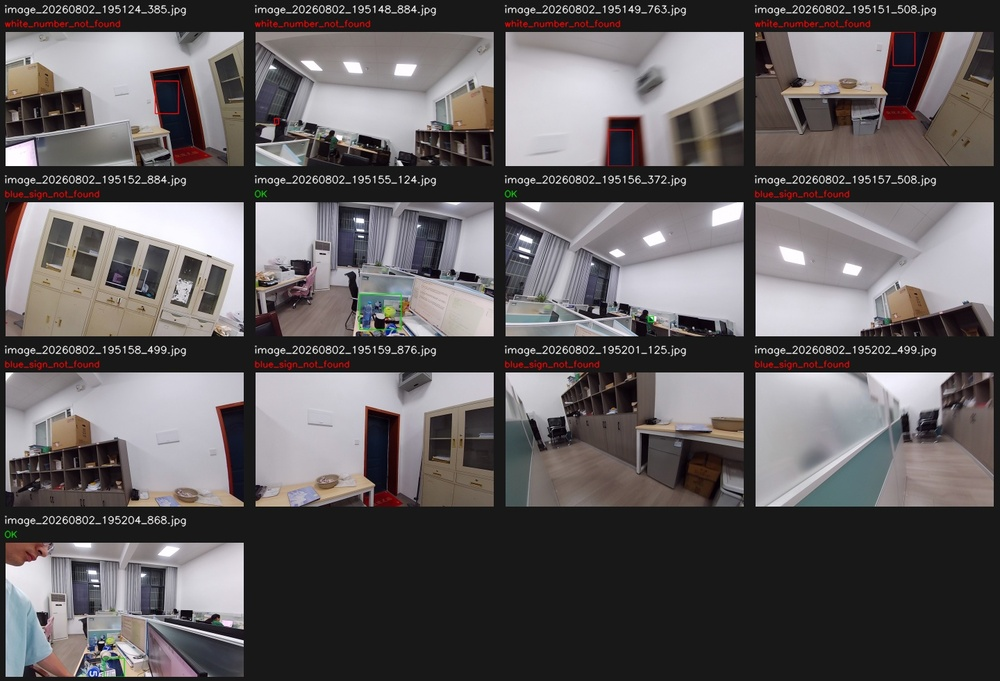
#> input picture go2_inspection/runtime_data/annotation_review_all/folder_-1.jpg, 1000 x 681 px, shrunk from 1440 x 980 before the run
$ python -i field_cv.py   (imports and definitions only)
#> lines starting #> are read from the running program, lines starting #| are printed output that depends on the picture; after the words box and inside, x2 and y2 are one past the last pixel; in counts of white or black regions, pixels touching at a corner belong together
### go2_inspection/app/image_io.py
"""兼容 Windows Unicode 路径的 OpenCV 图像读写辅助。"""

from __future__ import annotations

from pathlib import Path


def read_bgr_image(path: str | Path) -> object | None:
    """使用 ``imdecode`` 读取图片，避免 ``cv2.imread`` 无法处理中文路径。"""

    try:
        import cv2
        import numpy as np
    except ImportError as exc:
        raise RuntimeError("OpenCV and NumPy are required for image analysis") from exc
    try:
        payload = np.fromfile(str(path), dtype=np.uint8)
    except OSError:
        return None
    if payload.size == 0:
        return None
    return cv2.imdecode(payload, cv2.IMREAD_COLOR)
#> returned value is the input picture: shape (681, 1000, 3); mean B, G, R 95, 93.8, 98.2


# [18 lines left out: function write_bgr_image, not called in this run]

### go2_inspection/app/modules/field_cv.py
"""现场样本的 OpenCV 启发式检测，供指示灯/彩布/指针表等模块复用。"""

from __future__ import annotations

from pathlib import Path
from typing import Any

from ..image_io import read_bgr_image


def _contour_boxes(
    mask: Any,
    *,
    min_area: float,
    max_area: float,
    aspect_range: tuple[float, float] = (0.2, 5.0),
    limit: int = 5,
) -> list[dict[str, Any]]:
    import cv2

    mask = cv2.morphologyEx(mask, cv2.MORPH_OPEN, __import__("numpy").ones((3, 3), __import__("numpy").uint8))
    mask = cv2.morphologyEx(mask, cv2.MORPH_CLOSE, __import__("numpy").ones((5, 5), __import__("numpy").uint8))
    contours, _ = cv2.findContours(mask, cv2.RETR_EXTERNAL, cv2.CHAIN_APPROX_SIMPLE)
    boxes: list[dict[str, Any]] = []
    for contour in contours:
        area = float(cv2.contourArea(contour))
        if area < min_area or area > max_area:
            continue
        x, y, w, h = cv2.boundingRect(contour)
        aspect = w / max(h, 1)
        if not aspect_range[0] <= aspect <= aspect_range[1]:
            continue
        boxes.append(
            {
                "bbox_xyxy": [float(x), float(y), float(x + w), float(y + h)],
                "area": area,
            }
        )
    boxes.sort(key=lambda item: item["area"], reverse=True)
    return boxes[:limit]


# [32 lines left out: function detect_station_markers, not called in this run]


def detect_indicator_lights(image_path: Path | str) -> dict[str, Any]:
    """检测红/绿指示灯亮灭状态。"""

    import cv2
    import numpy as np

    image = read_bgr_image(str(image_path))
    if image is None:
        return {
            "red": {"on": False, "confidence": 0.0, "detections": []},
            "green": {"on": False, "confidence": 0.0, "detections": []},
            "reason": "image_unreadable",
        }
    hsv = cv2.cvtColor(image, cv2.COLOR_BGR2HSV)
#> hsv: shape (681, 1000, 3); mean H, S, V 66.7, 25.7, 100.6
    height, width = image.shape[:2]
#> height = 681; width = 1000
    min_area = width * height * 0.00012
#> min_area = 81.72
    max_area = width * height * 0.05
#> max_area = 34050
    red_mask = cv2.bitwise_or(
        cv2.inRange(hsv, (0, 100, 120), (12, 255, 255)),
        cv2.inRange(hsv, (165, 100, 120), (179, 255, 255)),
    )
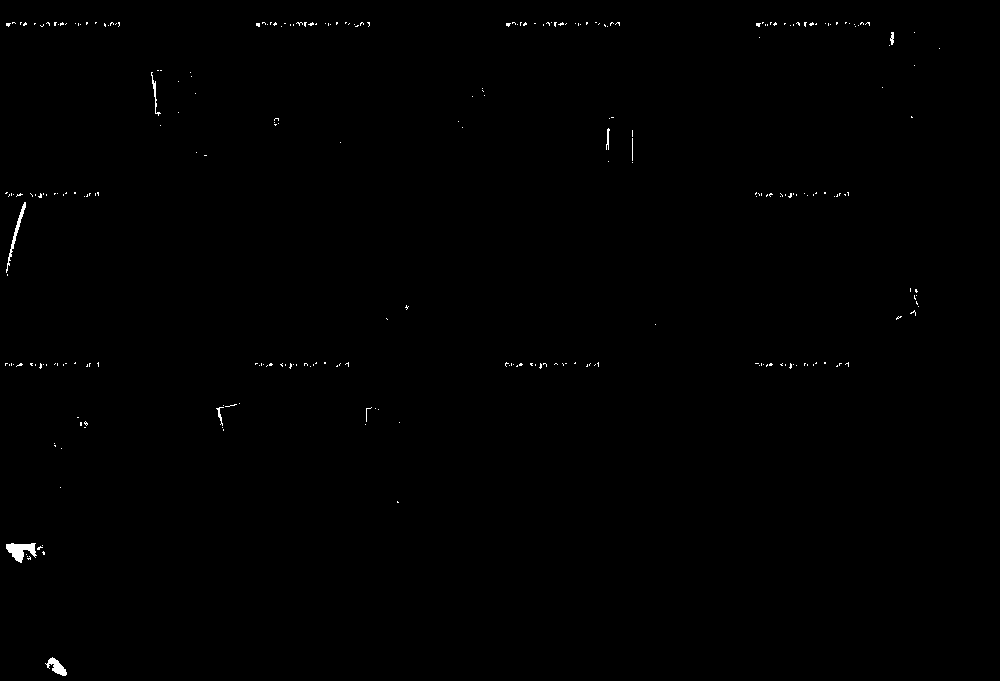
#> red_mask: shape (681, 1000); 0.31% white; 284 white regions (276 under 20 px), largest, box (x1, y1, x2, y2) and area: (6, 543, 37, 563) 344, (6, 202, 26, 273) 203, (45, 657, 67, 676) 192
    green_mask = cv2.inRange(hsv, (40, 80, 100), (95, 255, 255))
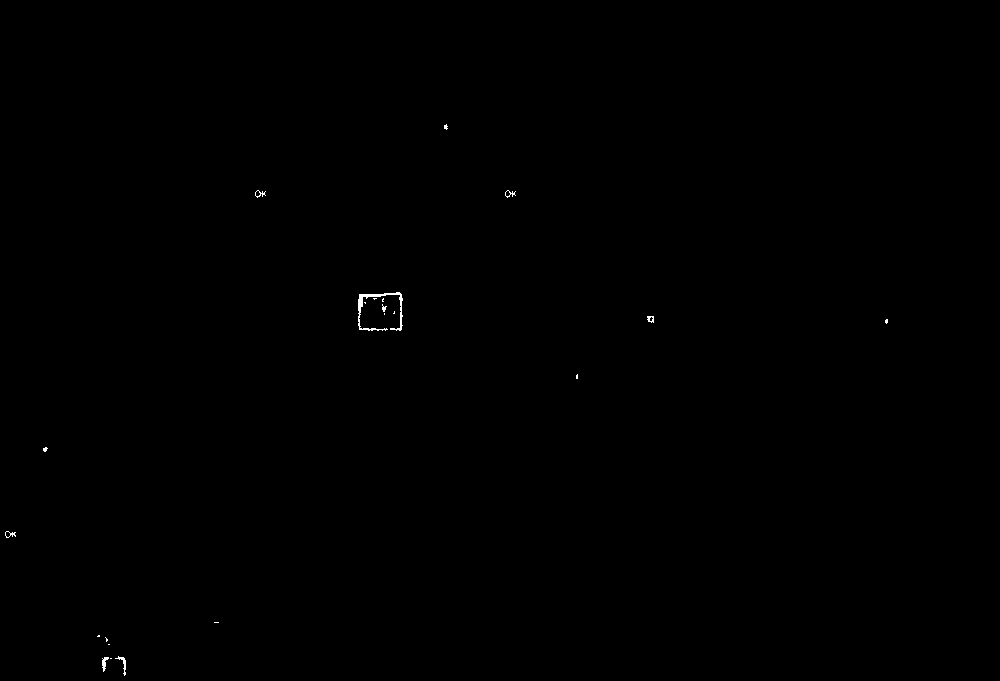
#> green_mask: shape (681, 1000); 0.1% white in thin lines or dots, all inside (x1, y1, x2, y2) = (5, 124, 888, 676)
    result: dict[str, Any] = {}
    for name, mask in (("red", red_mask), ("green", green_mask)):
        boxes = _contour_boxes(
            mask,
            min_area=min_area,
            max_area=max_area,
            aspect_range=(0.45, 2.2),
            limit=2,
        )
        detections = []
        best_score = 0.0
        for box in boxes:
            x1, y1, x2, y2 = [int(v) for v in box["bbox_xyxy"]]
            roi = hsv[y1:y2, x1:x2]
            if roi.size == 0:
                continue
            mean_v = float(np.mean(roi[:, :, 2]))
            mean_s = float(np.mean(roi[:, :, 1]))
            score = min(1.0, (mean_v / 255.0) * 0.65 + (mean_s / 255.0) * 0.35)
            detections.append(
                {
                    "type": f"indicator_{name}",
                    "class": f"indicator_{name}",
                    "class_cn": "红色指示灯" if name == "red" else "绿色指示灯",
                    "confidence": round(score, 4),
                    "bbox_xyxy": box["bbox_xyxy"],
                }
            )
            best_score = max(best_score, score)
        on = best_score >= 0.55 and bool(detections)
        result[name] = {
            "on": on,
            "confidence": round(best_score if detections else 0.0, 4),
            "detections": detections,
        }
#> this loop made 2 passes
#> (name, on) on passes 1 to 2: ('red', False), ('green', False)
#> pass 1, in _contour_boxes, `mask = cv2.morphologyEx(mask, cv2.MORPH_OPEN, __import__("numpy").ones..`:
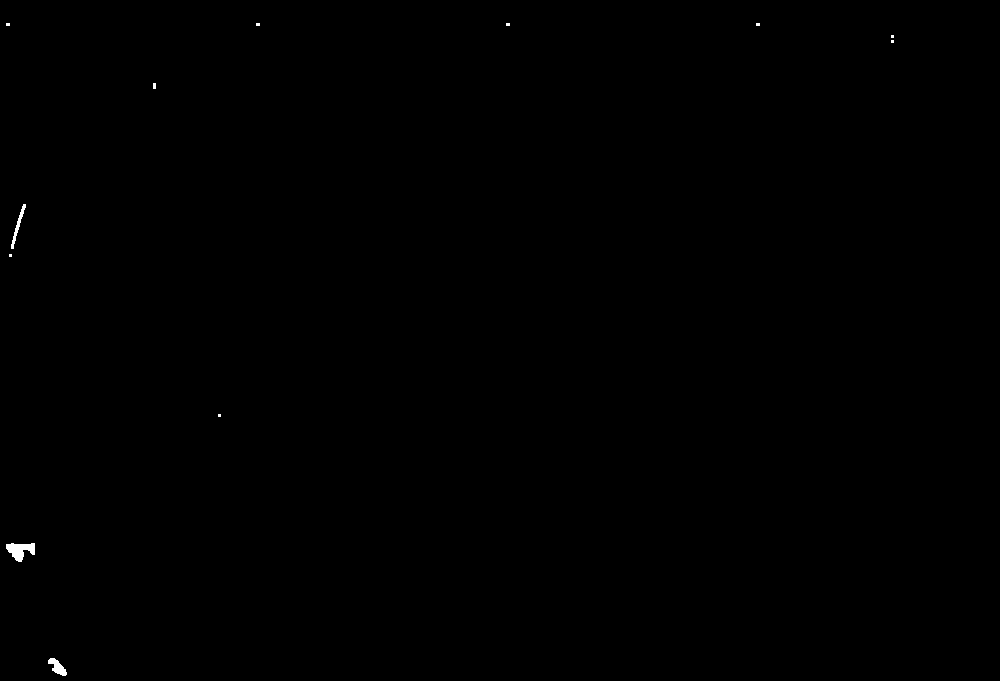
#> mask: shape (681, 1000); 0.11% white; 12 white regions (9 under 20 px), largest, box (x1, y1, x2, y2) and area: (6, 543, 35, 562) 332, (48, 658, 67, 676) 175, (11, 204, 26, 249) 151
#> pass 2, in _contour_boxes (call 2), `mask = cv2.morphologyEx(mask, cv2.MORPH_OPEN, __import__("numpy").ones..`:
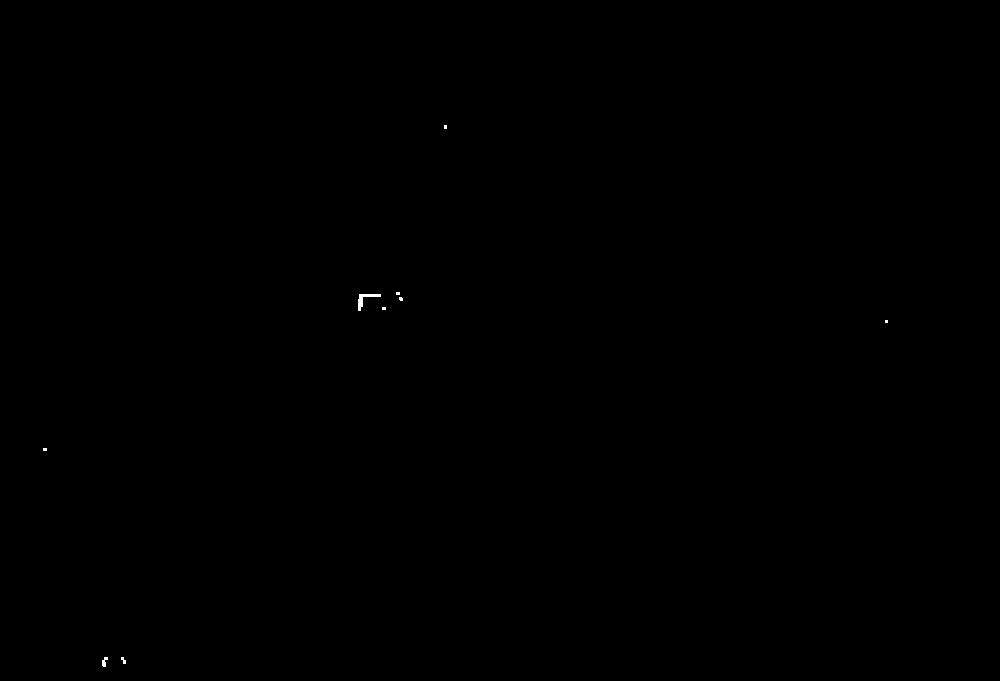
#> mask: shape (681, 1000); 0.04% white; 9 white regions (6 under 20 px), largest, box (x1, y1, x2, y2) and area: (358, 294, 381, 311) 126, (102, 657, 108, 667) 37, (121, 657, 126, 664) 21
#> after the loop, result = 2 items
    return result


# [161 lines left out: functions detect_foreign_objects, detect_coal_piles, detect_analog_meters, not called in this run]

>>> result = detect_indicator_lights('../../runtime_data/annotation_review_all/folder_-1.jpg')
#> result = 2 items
